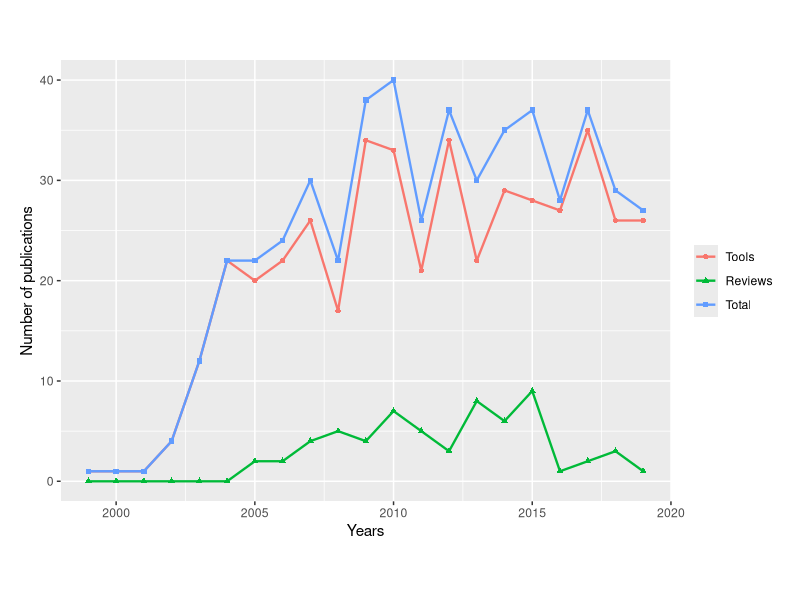
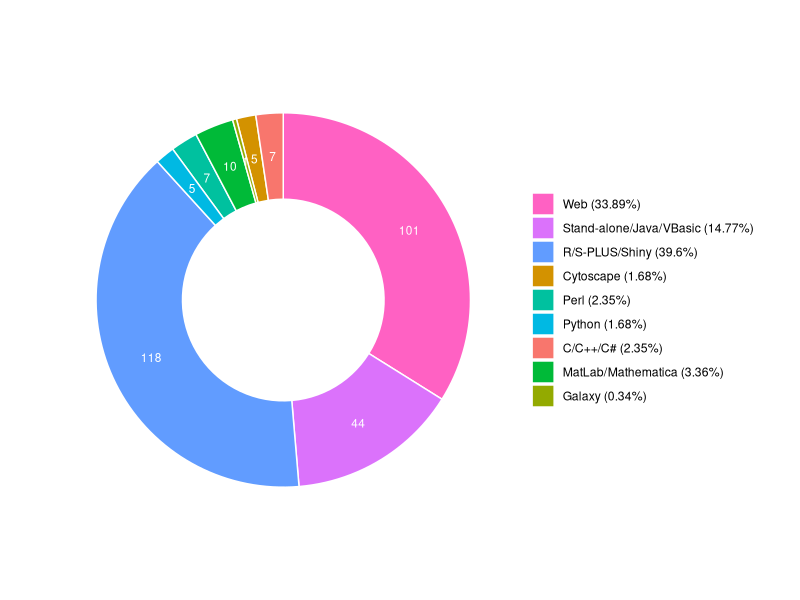
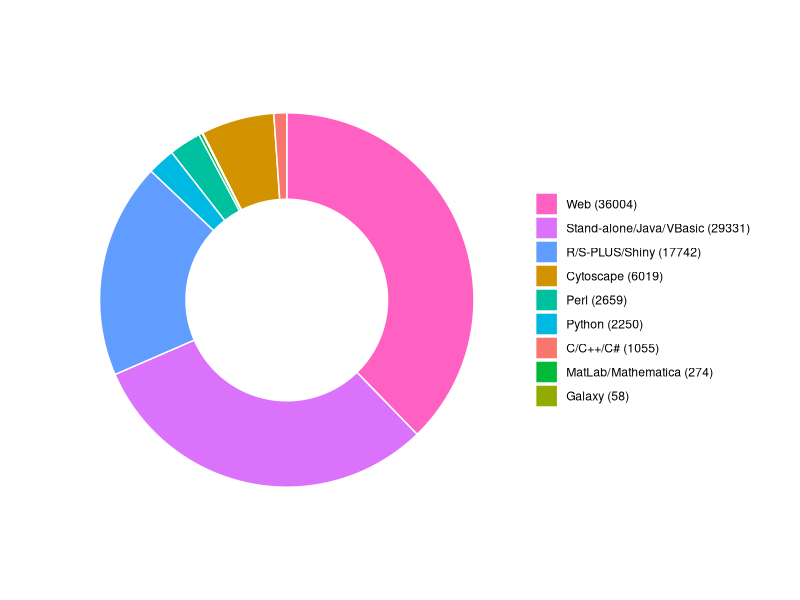
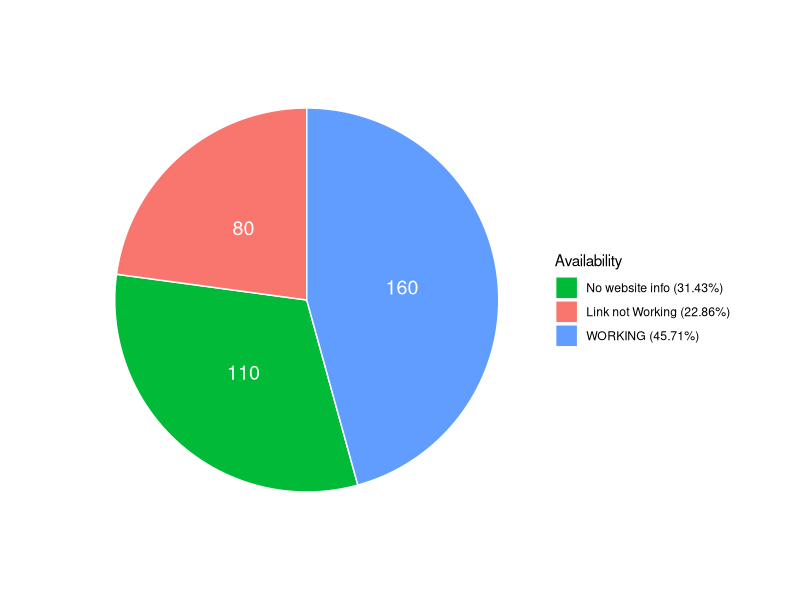
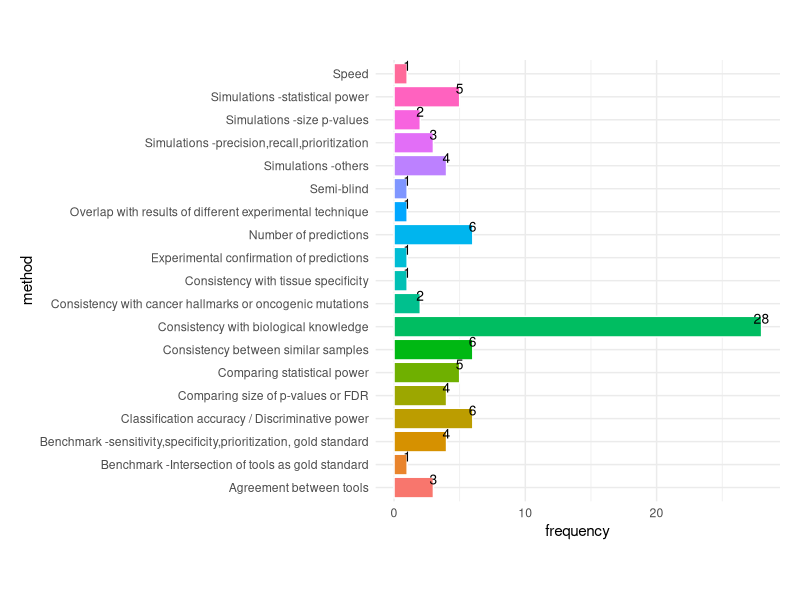
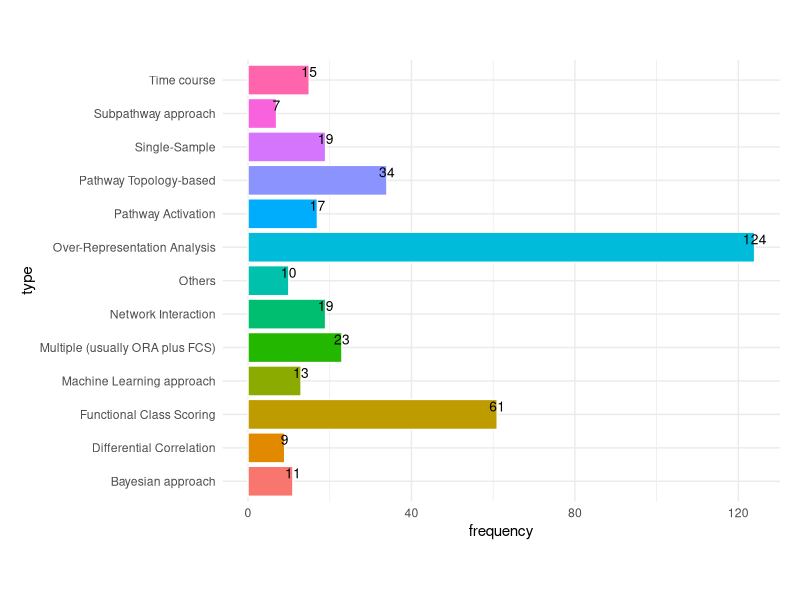
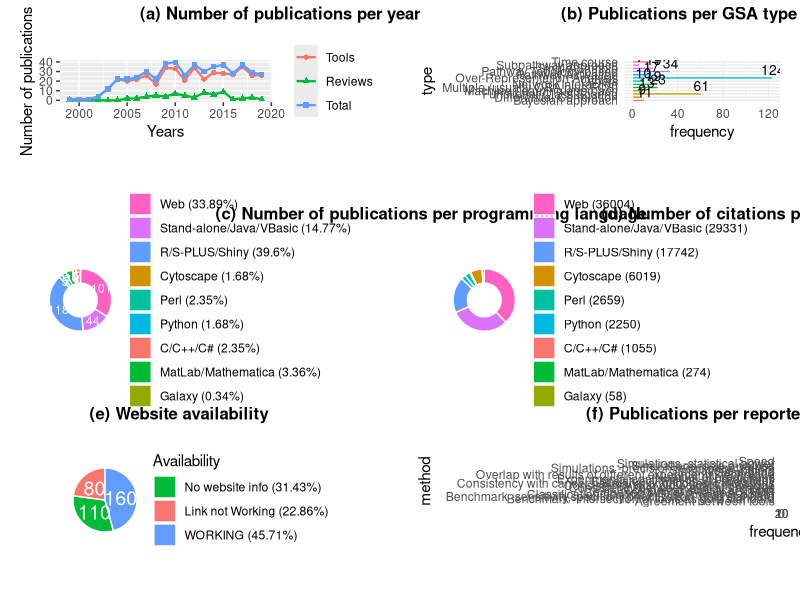
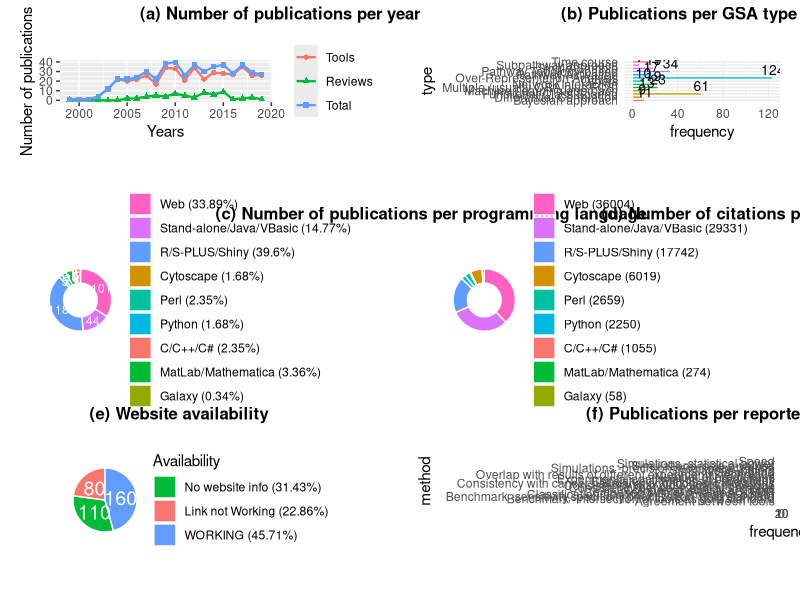

These charts were generated, in order, by the following R code:
# Code to reproduce the Figure 1 from the paper "Popularity versus performance of bioinformatics software –The case of Gene Set Analysis"
# Coded by: Antonio Mora
# (Acknowledgments: Chengshu Xie)
# Date: 26-09-2019

library(tidyverse)
library(reshape2)
library(ggpubr)

# Datasets:
fig1_years = c(1999, 2000, 2001, 2002, 2003, 2004, 2005, 2006, 2007, 2008, 2009, 2010, 2011, 2012, 2013, 2014, 2015, 2016, 2017, 2018, 2019)
fig1_tools = c(1, 1, 1, 4, 12, 22, 20, 22, 26, 17, 34, 33, 21, 34, 22, 29, 28, 27, 35, 26, 26)
fig1_rev_bench = c(0, 0, 0, 0, 0, 0, 2, 2, 4, 5, 4, 7, 5, 3, 8, 6, 9, 1, 2, 3, 1)
fig1_total = c(1, 1, 1, 4, 12, 22, 22, 24, 30, 22, 38, 40, 26, 37, 30, 35, 37, 28, 37, 29, 27)
df1 = tibble(Years=fig1_years, Tools=fig1_tools, Reviews=fig1_rev_bench, Total=fig1_total)

fig2_language = c("Web", "Stand-alone/Java/VBasic", "R/S-PLUS/Shiny", "Cytoscape", "Perl", "Python", "C/C++/C#", "MatLab/Mathematica", "Galaxy")
fig2_tools = c(101, 44, 118, 5, 7, 5, 7, 10, 1)
fig2_citations = c(36004, 29331, 17742, 6019, 2659, 2250, 1055, 274, 58)
df2 = tibble(Program=fig2_language, tools=fig2_tools, citations=fig2_citations)

fig3_legend = c("No website info", "Link not Working", "WORKING")
fig3_amount = c(110, 80, 160)
df3 = tibble(Availability=fig3_legend, amount=fig3_amount)

fig4_method_name = c("Consistency with biological knowledge", "Classification accuracy / Discriminative power", "Consistency between similar samples", "Number of predictions", "Comparing statistical power", "Simulations -statistical power", "Comparing size of p-values or FDR", "Benchmark -sensitivity,specificity,prioritization, gold standard", "Simulations -others", "Agreement between tools", "Simulations -precision,recall,prioritization", "Simulations -size p-values", "Consistency with cancer hallmarks or oncogenic mutations", "Consistency with tissue specificity", "Speed", "Semi-blind", "Overlap with results of different experimental technique", "Experimental confirmation of predictions", "Benchmark -Intersection of tools as gold standard")
fig4_freq = c(28, 6, 6, 6, 5, 5, 4, 4, 4, 3, 3, 2, 2, 1, 1, 1, 1, 1, 1)
df4 = tibble(method=fig4_method_name, frequency=fig4_freq)

fig5_type_method = c("Over-Representation Analysis", "Functional Class Scoring", "Pathway Topology-based", "Multiple (usually ORA plus FCS)", "Network Interaction", "Single-Sample", "Pathway Activation", "Time course", "Machine Learning approach", "Bayesian approach", "Others", "Differential Correlation", "Subpathway approach")
fig5_freq = c(124, 61, 34, 23, 19, 19, 17, 15, 13, 11, 10, 9, 7)
df5 = tibble(type=fig5_type_method, frequency=fig5_freq)

# Individual plots:
mydata1 <- melt(df1, id.vars=c("Years"),variable.name="Type", value.name="Publications")
fig1 <- ggplot(mydata1, aes(x=Years,y=Publications, group=Type, color=Type, shape=Type)) + 
  geom_line(size = 0.8) +
  geom_point() + theme(legend.title = element_blank(), plot.margin=unit(c(3,1,3,1),"lines")) + labs(x= "Years", y= "Number of publications")
fig1

myLabel2 = paste(as.vector(df2$Program), " (", round(df2$tools/sum(df2$tools) * 100, 2), "%) ", sep = "")
fig2 <- ggplot(df2, aes(x = 2, y = tools, fill = Program)) +
  geom_bar(stat = "identity", color = "white") +
  coord_polar(theta = "y", start = 0) +
  theme_void()+
  geom_text(aes(label = tools), position = position_stack(vjust = 0.5), size=3, color = "white") +
  scale_fill_discrete(breaks = df2$Program, labels = myLabel2) +
  xlim(0.5, 2.5) + theme(legend.title = element_blank(), plot.margin=unit(c(3,1,3,1),"lines"))
fig2

myLabel2b = paste(as.vector(df2$Program), " (", df2$citations, ") ", sep = "")
fig2b <- ggplot(df2, aes(x = 2, y = citations, fill = Program)) +
  geom_bar(stat = "identity", color = "white") +
  coord_polar(theta = "y", start = 0) +
  theme_void() +
  scale_fill_discrete(breaks = df2$Program, labels = myLabel2b) +
  xlim(0.5, 2.5) + theme(legend.title = element_blank(), plot.margin=unit(c(3,1,3,1),"lines"))
fig2b

myLabel3 = paste(as.vector(df3$Availability), " (", round(df3$amount/sum(df3$amount) * 100, 2), "%) ", sep = "")
fig3 <- ggplot(df3, aes(x = "", y = amount, fill = Availability)) +
  geom_bar(stat = "identity", color = "white") +
  coord_polar("y", start = 0) +
  theme_void() +
  geom_text(aes(label = amount), position = position_stack(vjust = 0.5), size=5, color = "white") +
  scale_fill_discrete(breaks = df3$Availability, labels = myLabel3) + theme(plot.margin=unit(c(3,1,3,1),"lines"))
fig3

fig4 <- ggplot(df4, aes(x = method, y = frequency, fill = method)) +
  geom_bar(stat = "identity", color = "white", show.legend=FALSE) + coord_flip() +
  geom_text(aes(label=frequency), vjust=-0.3, size=3.5) +
  theme_minimal() + theme(plot.margin=unit(c(3,1,3,1),"lines"))
fig4

fig5 <- ggplot(df5, aes(x = type, y = frequency, fill = type)) +
  geom_bar(stat = "identity", color = "white", show.legend=FALSE) + coord_flip() +
  geom_text(aes(label=frequency), vjust=-0.3, size=3.5) +
  theme_minimal() + theme(plot.margin=unit(c(3,1,3,1),"lines"))
fig5

# Building the final figure:
figm = ggarrange(fig1, fig5, labels=c("(a) Number of publications per year","(b) Publications per GSA type of method"), font.label = list(size = 12))
fign = ggarrange(fig2, fig2b, labels=c("(c) Number of publications per programming language","(d) Number of citations per programming language"), font.label = list(size = 12))
figo = ggarrange(fig3, fig4, labels=c("(e) Website availability","(f) Publications per reported validation method"), font.label = list(size = 12))
ggarrange(figm,fign,figo,nrow=3,ncol=1)

png("fig1.png", width=1024, height=960)
	ggarrange(figm,fign,figo,nrow=3,ncol=1)
dev.off()

